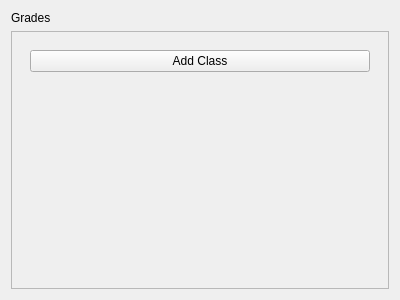
<?xml version="1.0" encoding="UTF-8"?>
<ui version="4.0">
 <class>Grades</class>
 <widget class="QWidget" name="Grades">
  <property name="geometry">
   <rect>
    <x>0</x>
    <y>0</y>
    <width>400</width>
    <height>300</height>
   </rect>
  </property>
  <property name="windowTitle">
   <string>Form</string>
  </property>
  <layout class="QVBoxLayout" name="verticalLayout_2">
   <item>
    <widget class="tTitleLabel" name="label">
     <property name="text">
      <string>Grades</string>
     </property>
    </widget>
   </item>
   <item>
    <widget class="QScrollArea" name="scrollArea">
     <property name="widgetResizable">
      <bool>true</bool>
     </property>
     <widget class="QWidget" name="scrollAreaWidgetContents">
      <property name="geometry">
       <rect>
        <x>0</x>
        <y>0</y>
        <width>380</width>
        <height>256</height>
       </rect>
      </property>
      <layout class="QVBoxLayout" name="verticalLayout_3">
       <item>
        <widget class="QWidget" name="widget" native="true">
         <layout class="QVBoxLayout" name="verticalLayout_4">
          <item>
           <layout class="QVBoxLayout" name="gradesArea"/>
          </item>
          <item>
           <widget class="QPushButton" name="addClassButton">
            <property name="sizePolicy">
             <sizepolicy hsizetype="Minimum" vsizetype="Fixed">
              <horstretch>0</horstretch>
              <verstretch>0</verstretch>
             </sizepolicy>
            </property>
            <property name="text">
             <string>Add Class</string>
            </property>
           </widget>
          </item>
          <item>
           <spacer name="verticalSpacer">
            <property name="orientation">
             <enum>Qt::Vertical</enum>
            </property>
            <property name="sizeHint" stdset="0">
             <size>
              <width>20</width>
              <height>195</height>
             </size>
            </property>
           </spacer>
          </item>
         </layout>
        </widget>
       </item>
      </layout>
     </widget>
    </widget>
   </item>
  </layout>
 </widget>
 <customwidgets>
  <customwidget>
   <class>tTitleLabel</class>
   <extends>QLabel</extends>
   <header location="global">ttitlelabel.h</header>
  </customwidget>
 </customwidgets>
 <resources/>
 <connections/>
</ui>
